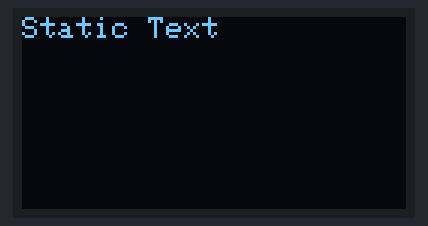
The sketch below on a simulated Arduino Uno, built with avr-gcc and run on an emulated ATmega328P. Parts: 128×64 one-colour display.

Above: at 1.1 s.
At 3.2 s:
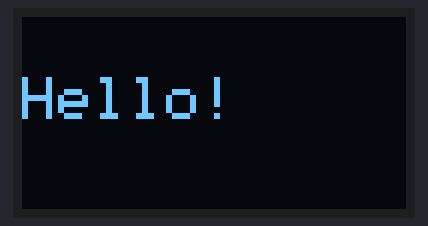
At 10.7 s:
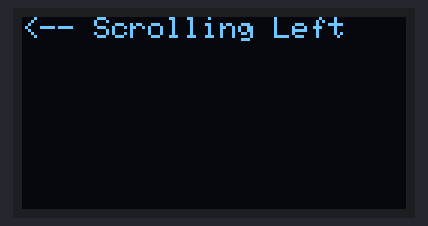
At 19.8 s:
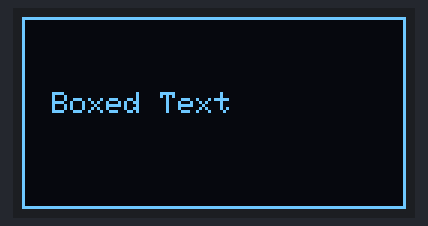
At 25.8 s:
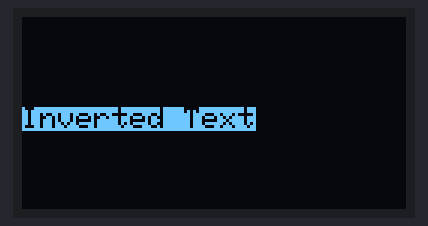
At 34.9 s:
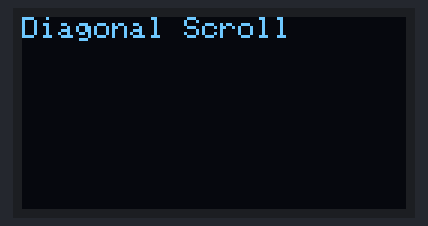

Measured:
- what the display in image 0 shows lasts 2.0 s, from 1.1 s to 3.1 s
- what the display in image 2 shows lasts 0.8 s, from 10.7 s to 11.5 s

The sketch:

oled_text_effect.ino
```cpp
#include <Wire.h>
#include <Adafruit_GFX.h>
#include <Adafruit_SSD1306.h>

// OLED display size
#define SCREEN_WIDTH 128
#define SCREEN_HEIGHT 64

// Create display object
Adafruit_SSD1306 display(SCREEN_WIDTH, SCREEN_HEIGHT, &Wire, -1);

void setup() {
  Serial.begin(9600);

  // Initialize the display
  if (!display.begin(SSD1306_SWITCHCAPVCC, 0x3C)) {
    Serial.println(F("SSD1306 allocation failed"));
    for (;;); // Infinite loop if OLED not detected
  }

  display.clearDisplay();
  display.display();
  delay(1000);
}

void loop() {
  // 1. Static Text
  display.clearDisplay();
  display.setTextSize(1);
  display.setTextColor(SSD1306_WHITE);
  display.setCursor(0, 0);
  display.println("Static Text");
  display.display();
  delay(2000);

  // 2. Large Text
  display.clearDisplay();
  display.setTextSize(2);
  display.setCursor(0, 20);
  display.println("Hello!");
  display.display();
  delay(2000);

  // 3. Inverted Text
  display.clearDisplay();
  display.setTextColor(SSD1306_BLACK, SSD1306_WHITE); // Inverted
  display.setCursor(0, 30);
  display.setTextSize(1);
  display.println("Inverted Text");
  display.display();
  delay(2000);

  // 4. Scrolling Right
  display.clearDisplay();
  display.setTextColor(SSD1306_WHITE);
  display.setCursor(0, 0);
  display.setTextSize(1);
  display.println("Scrolling Right -->");
  display.display();
  delay(500);
  display.startscrollright(0x00, 0x0F);
  delay(3000);
  display.stopscroll();

  // 5. Scrolling Left
  display.clearDisplay();
  display.setCursor(0, 0);
  display.setTextSize(1);
  display.println("<-- Scrolling Left");
  display.display();
  delay(500);
  display.startscrollleft(0x00, 0x0F);
  delay(3000);
  display.stopscroll();

  // 6. Diagonal Scroll
  display.clearDisplay();
  display.setCursor(0, 0);
  display.setTextSize(1);
  display.println("Diagonal Scroll");
  display.display();
  delay(500);
  display.startscrolldiagright(0x00, 0x07);
  delay(3000);
  display.stopscroll();

  // 7. Simulated Fade In & Out (by clearing and re-writing)
  display.clearDisplay();
  for (int size = 1; size <= 3; size++) {
    display.clearDisplay();
    display.setTextSize(size);
    display.setCursor(10, 25);
    display.setTextColor(SSD1306_WHITE);
    display.println("Fade In");
    display.display();
    delay(300);
  }
  for (int size = 3; size >= 1; size--) {
    display.clearDisplay();
    display.setTextSize(size);
    display.setCursor(10, 25);
    display.setTextColor(SSD1306_WHITE);
    display.println("Fade Out");
    display.display();
    delay(300);
  }

  // 8. Draw shapes and text together
  display.clearDisplay();
  display.drawRect(0, 0, 128, 64, SSD1306_WHITE);
  display.setTextSize(1);
  display.setCursor(10, 25);
  display.setTextColor(SSD1306_WHITE);
  display.println("Boxed Text");
  display.display();
  delay(2000);
}
```
